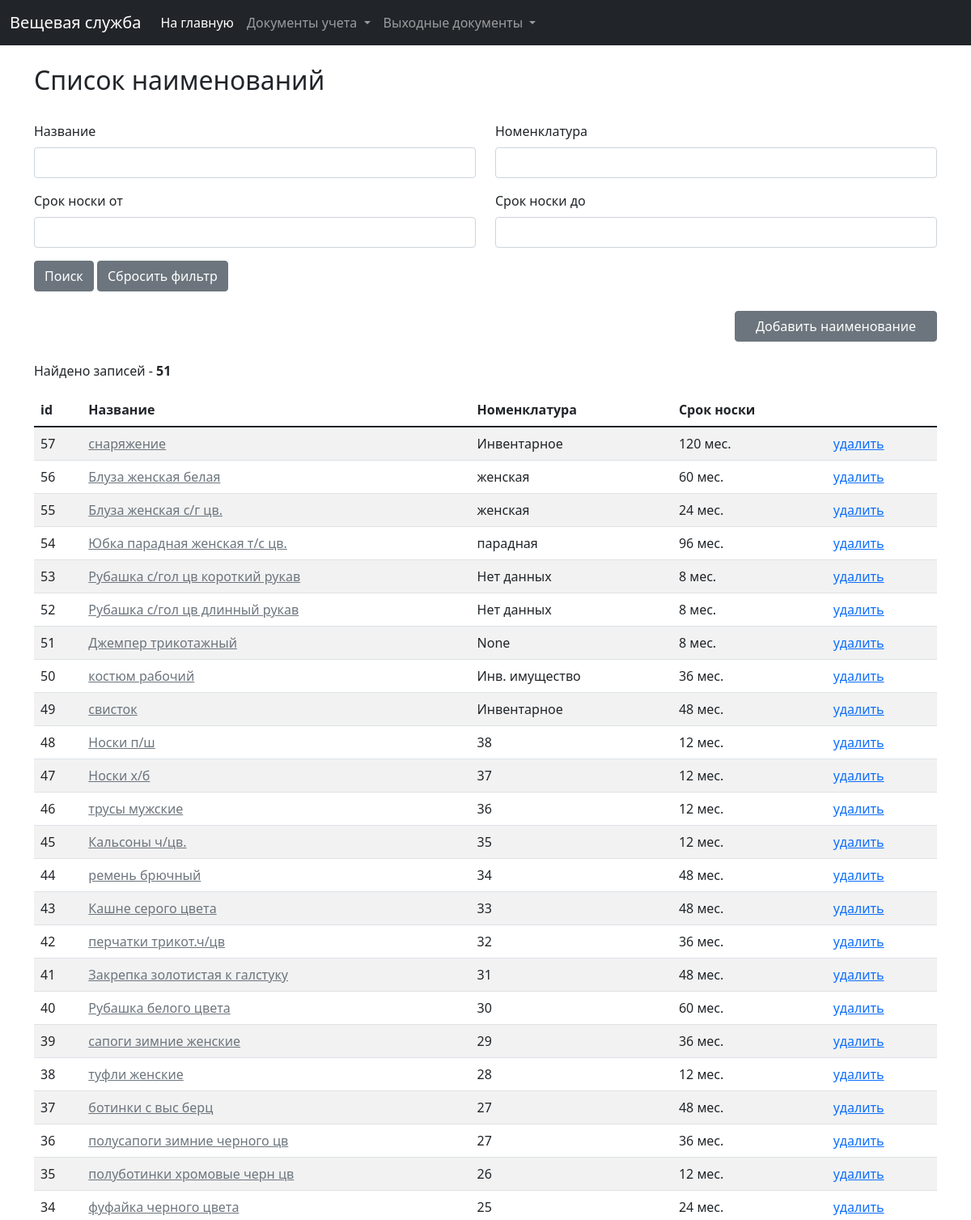
The app's page /clothing/clothes (upper part), older data.
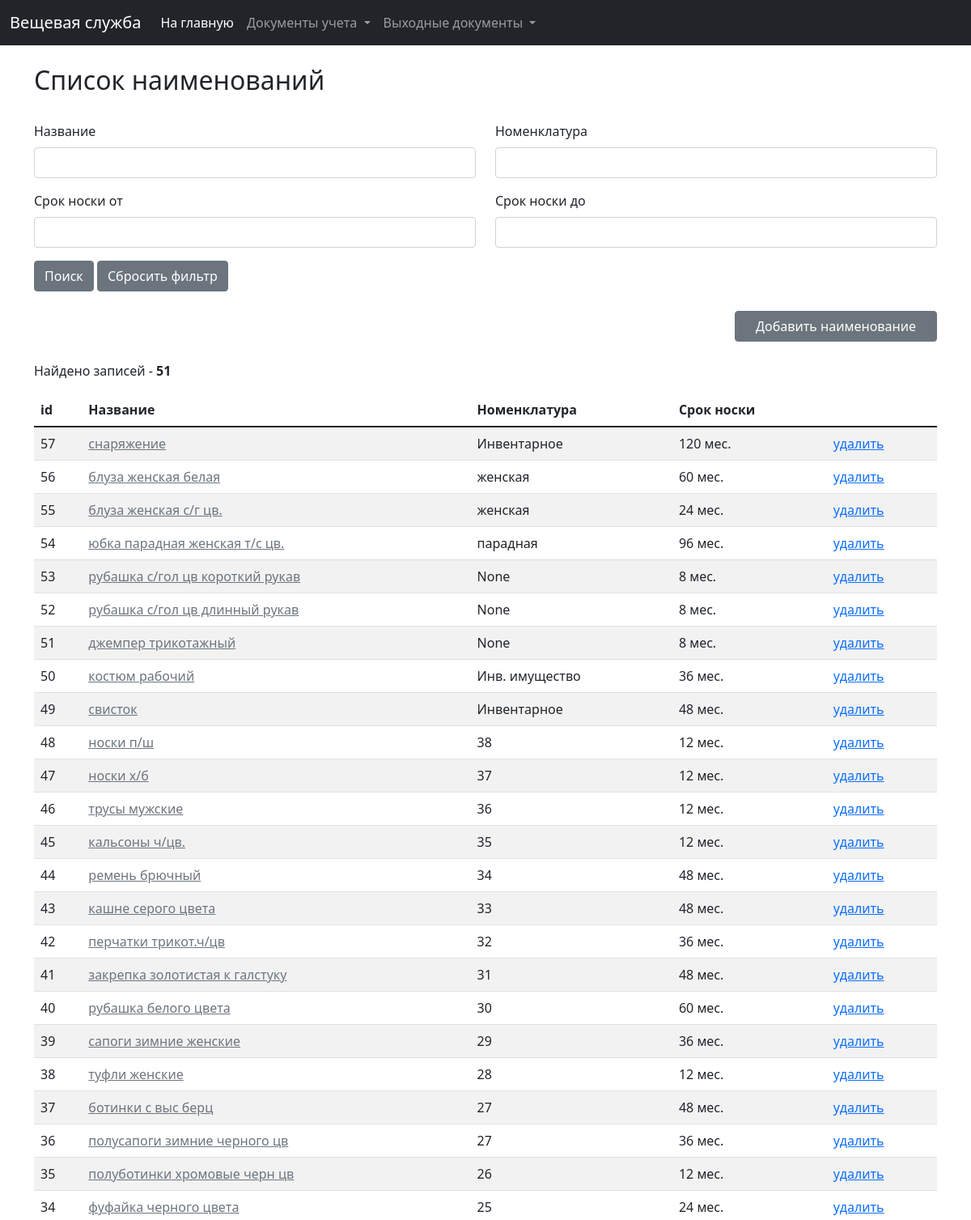
The same page, newer data.
### clothing/models.py (models this page shows, shortened)
class Clothes(models.Model):
    clothes_title = models.CharField(verbose_name="Наименование", max_length=255)
    wear_time = models.IntegerField(verbose_name="Сроки носки, мес.", validators=[MinValueValidator(0)])
    nomenclature = models.CharField(verbose_name="Номенклатура", max_length=255, null=True, blank=True)
    created_at = models.DateTimeField(verbose_name="Дата и время создания", auto_created=True, blank=True, null=True)
    price = models.FloatField(verbose_name="Цена", blank=True, null=True, validators=[MinValueValidator(0.0)])
    has_to_be_deposited = models.BooleanField(verbose_name="Подлежит сдаче", default=False)
    last_modified = models.DateTimeField(verbose_name="Дата и время последнего изменения", auto_now=True, blank=True,
                                         null=True)
    class Meta:
        ordering = ('-id',)
        verbose_name = 'Наименование предмета'
        verbose_name_plural = 'Наименования предметов'

### clothing/views.py (the view)
# urls.py: path('clothes', views.clothes_list, name='clothes_list'),
def clothes_list(request):
    f = ClothesFilter(request.GET, queryset=Clothes.objects.all())
    paginator = Paginator(f.qs, 30)
    page = request.GET.get('page')
    cl_list = paginator.get_page(page)
    clothes_form = ClothesForm()
    return render(request, 'clothing/clothes/clothes_list.html',
                  {'list': cl_list, 'clothes_form': clothes_form, 'filter': f})

### clothing/forms.py
class ClothesForm(ModelForm):
    class Meta:
        model = Clothes
        fields = '__all__'

### clothing/templatetags/dict_tags.py (called while the page is built)
@register.filter(name='formatted_float')
def formatted_float(value):
    value = floatformat(value, arg=2)
    return str(value).replace(',', '.')

### clothing/templatetags/url_replace.py (called while the page is built)
@register.simple_tag
def url_replace(request, field, value):
    d = request.GET.copy()
    d[field] = value
    return d.urlencode()

### clothing/templates/clothing/clothes/clothes_list.html (shortened to what this page needs)
{% extends 'base_list.html' %}
{% load widget_tweaks %}
{% load static %}
{% load dict_tags %}
{% block list_title %}Список наименований{% endblock %}
{% block filters %}
    <form action="{% url 'clothing:clothes_list' %}">
        <div class="row">
            <div class="col-md-6">
                <div class="mb-3">
                    <label class="form-label">Название</label>
                    {% render_field filter.form.clothes_title class+="form-control" %}
                </div>
            </div>
            <div class="col-md-6">
                <div class="mb-3">
                    <label class="form-label">Номенклатура</label>
                    {% render_field filter.form.nomenclature class+="form-control" %}
                </div>
            </div>
        </div>
        <div class="row">
            <div class="col-md-6">
                <div class="mb-3">
                    <label class="form-label">Срок носки от</label>
                    {% render_field filter.form.wear_time_from class+="form-control" %}
                </div>
            </div>
            <div class="col-md-6">
                <div class="mb-3">
                    <label class="form-label">Срок носки до</label>
                    {% render_field filter.form.wear_time_till class+="form-control" %}
                </div>
            </div>
        </div>
        <button type="submit" class="btn btn-secondary">Поиск</button>
        <a href="{% url 'clothing:clothes_list' %}" class="btn btn-secondary">Сбросить фильтр</a>
    </form>
{% endblock %}
{% block add_button %}
    <a href="#clothes_add_data_form" data-bs-toggle="modal" class="btn btn-secondary"
       style="display: block; margin-left:auto; width: 250px;">Добавить наименование</a>
{% endblock %}
{% block list %}
    <table class="table table-striped table-hover">
        <thead>
        <tr>
            <th scope="col">id</th>
            <th scope="col">Название</th>
            <th scope="col">Номенклатура</th>
            <th scope="col">Срок носки</th>
            <th scope="col"></th>
        </tr>
        </thead>
        <tbody>
        {% for clothes in list %}
            <tr>
                <td>{{ clothes.id }}</td>
                <td><a href="#card_add_data_form_{{ clothes.id }}" data-bs-toggle="modal"
                       class="link-secondary">{{ clothes.clothes_title|default_if_none:"Нет данных" }}</a></td>
                <td>{{ clothes.nomenclature|default_if_none:"Нет данных" }}</td>
                <td>{{ clothes.wear_time|default_if_none:"Нет данных" }} мес.</td>
                <td><a href="javascript:delete_clothes({{ clothes.id }})">удалить</a></td>
            </tr>
        {% endfor %}
        </tbody>
    </table>
{% endblock %}

Row changes from the older to the newer data that the page shows:
changed Clothes id 56: clothes_title "Блуза женская белая" → "блуза женская белая"
changed Clothes id 55: clothes_title "Блуза женская с/г цв." → "блуза женская с/г цв."
changed Clothes "парадная": clothes_title "Юбка парадная женская т/с цв." → "юбка парадная женская т/с цв."
changed Clothes id 53: clothes_title "Рубашка с/гол цв короткий рукав" → "рубашка с/гол цв короткий рукав"; nomenclature "Нет данных" → "None"
changed Clothes id 52: clothes_title "Рубашка с/гол цв длинный рукав" → "рубашка с/гол цв длинный рукав"; nomenclature "Нет данных" → "None"
changed Clothes id 51: clothes_title "Джемпер трикотажный" → "джемпер трикотажный"
changed Clothes id 48: clothes_title "Носки п/ш" → "носки п/ш"
changed Clothes id 47: clothes_title "Носки х/б" → "носки х/б"
changed Clothes id 45: clothes_title "Кальсоны ч/цв." → "кальсоны ч/цв."
changed Clothes id 43: clothes_title "Кашне серого цвета" → "кашне серого цвета"
changed Clothes id 41: clothes_title "Закрепка золотистая к галстуку" → "закрепка золотистая к галстуку"
changed Clothes id 40: clothes_title "Рубашка белого цвета" → "рубашка белого цвета"
